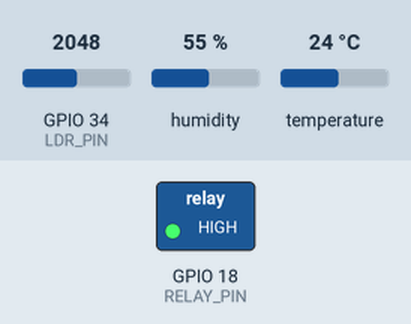
This sketch was run on a simulated ESP32. Parts: switched loads named in the sketch (green lamp = pin HIGH). The inputs (shaded band) are chosen by the test bench; at power-on: GPIO 34 (LDR_PIN) = 2048, humidity 55 %, temperature 24 °C. WiFi joins after 1.5 s; servers stay silent unless stated; uploads are accepted with an empty reply; what the sketch prints to the serial monitor is not drawn.

Above: at 9.9 s.
10.0 s: GPIO 34 (LDR_PIN) set to 1978
At 11.2 s:
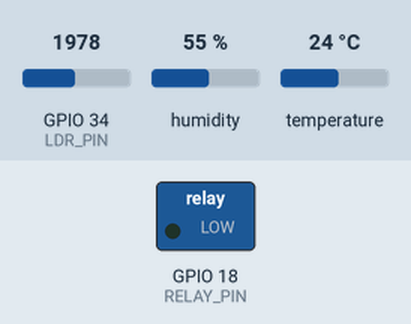
16.7 s: GPIO 34 (LDR_PIN) set to 2866
At 21.2 s:
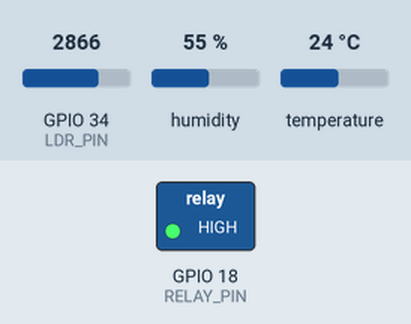
Timing chart, 0 to 22.7 s (numbered marks = the images above; inputs shaded):
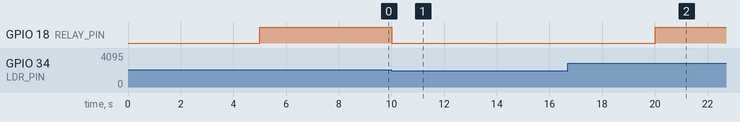

Measured:
- the behaviour switches between 2048 and 2047 on GPIO 34 (LDR_PIN) (found by bisection; images 0 and 1)
- after the input at 10.0 s, GPIO 18 (RELAY_PIN): HIGH → LOW at once
- after the input at 16.7 s, GPIO 18 (RELAY_PIN): LOW → HIGH after 3.3 s

The sketch:

task-05-firebase-logging.ino
```cpp
#include <WiFi.h>
#include <HTTPClient.h>
#include <ArduinoJson.h>
#include "DHTesp.h"

// Wi-Fi Configuration
const char* ssid = "YOUR_WIFI_SSID";
const char* password = "YOUR_WIFI_PASSWORD";

// Firebase REST API Endpoint
const char* firestoreEndpoint = "https://firestore.googleapis.com/v1/projects/smart-environment-monito-3c43f/databases/(default)/documents/sensorData";

// Hardware Pin Assignments
#define DHT_PIN      4
#define LDR_PIN      34   // ADC1 Channel 6
#define RELAY_PIN    18

DHTesp dht;

// Operational Configuration
String operationalMode = "automatic";
int lightThreshold = 500;
unsigned long lastTelemetryTime = 0;
const unsigned long telemetryInterval = 5000; // Log every 5 seconds

void setup() {
  Serial.begin(115200);
  delay(500);

  Serial.println("\n=======================================================");
  Serial.println("  ESP32 Smart Environment Multi-Sensor Logger Running  ");
  Serial.println("=======================================================");

  pinMode(RELAY_PIN, OUTPUT);
  digitalWrite(RELAY_PIN, LOW); // Start with light OFF

  // Initialize DHT11 sensor
  dht.setup(DHT_PIN, DHTesp::DHT11);

  // Initialize Wi-Fi
  WiFi.mode(WIFI_STA);
  WiFi.begin(ssid, password);
  Serial.print("Connecting to Wi-Fi");
  while (WiFi.status() != WL_CONNECTED) {
    delay(500);
    Serial.print(".");
  }
  Serial.println("\n[WiFi] Connected successfully! IP: " + WiFi.localIP().toString());
}

void loop() {
  unsigned long currentMillis = millis();

  // Execute telemetry cycle at designated sampling interval
  if (currentMillis - lastTelemetryTime >= telemetryInterval) {
    lastTelemetryTime = currentMillis;

    // Read physical sensors
    float temperature = dht.getTemperature();
    float humidity = dht.getHumidity();
    int ldrRaw = analogRead(LDR_PIN);
    // Convert 12-bit ADC (0-4095) to approximate illuminance lux
    int lightLux = map(4095 - ldrRaw, 0, 4095, 0, 1000);

    // Check sensor integrity
    if (isnan(temperature) || isnan(humidity)) {
      Serial.println("[ERROR] Failed to read from DHT11 sensor!");
      return;
    }

    Serial.printf("[SENSORS] Temp: %.1f °C | Humidity: %.0f %% | Light: %d lux\n", temperature, humidity, lightLux);

    // Automatic Threshold Control Logic
    String bulbState = "OFF";
    if (operationalMode == "automatic") {
      if (lightLux < lightThreshold) {
        digitalWrite(RELAY_PIN, HIGH);
        bulbState = "ON";
      } else {
        digitalWrite(RELAY_PIN, LOW);
        bulbState = "OFF";
      }
    }

    // Stream telemetry to Cloud Firestore via REST
    if (WiFi.status() == WL_CONNECTED) {
      HTTPClient http;
      http.begin(firestoreEndpoint);
      http.addHeader("Content-Type", "application/json");

      // Build JSON document for Firestore REST API
      StaticJsonDocument<512> doc;
      JsonObject fields = doc.createNestedObject("fields");

      JsonObject tObj = fields.createNestedObject("temperature");
      tObj["doubleValue"] = temperature;

      JsonObject hObj = fields.createNestedObject("humidity");
      hObj["doubleValue"] = humidity;

      JsonObject lObj = fields.createNestedObject("light");
      lObj["integerValue"] = lightLux;

      JsonObject bObj = fields.createNestedObject("bulbStatus");
      bObj["stringValue"] = bulbState;

      JsonObject mObj = fields.createNestedObject("mode");
      mObj["stringValue"] = operationalMode;

      JsonObject tsObj = fields.createNestedObject("timestamp");
      tsObj["integerValue"] = millis();

      String requestBody;
      serializeJson(doc, requestBody);

      int httpResponseCode = http.POST(requestBody);
      Serial.printf("[Cloud Firestore] HTTP Response: %d\n", httpResponseCode);
      http.end();
    }
  }
}
```
